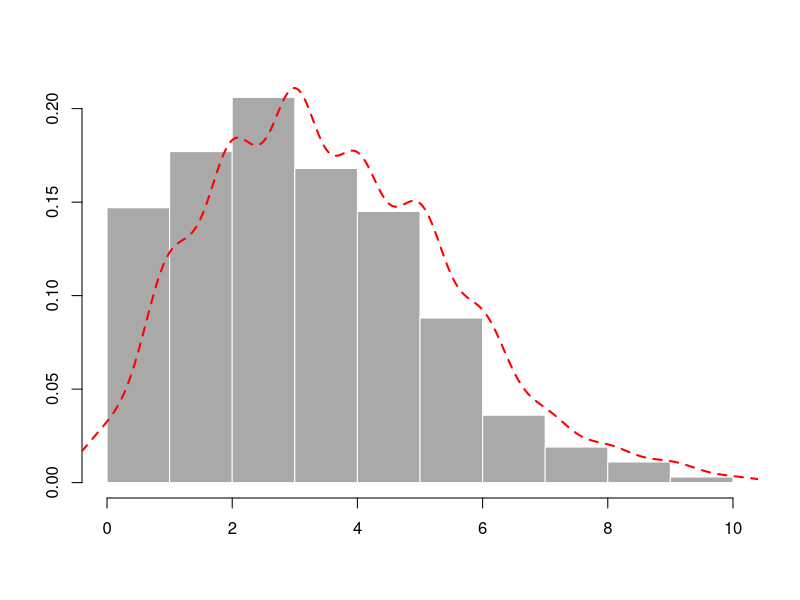
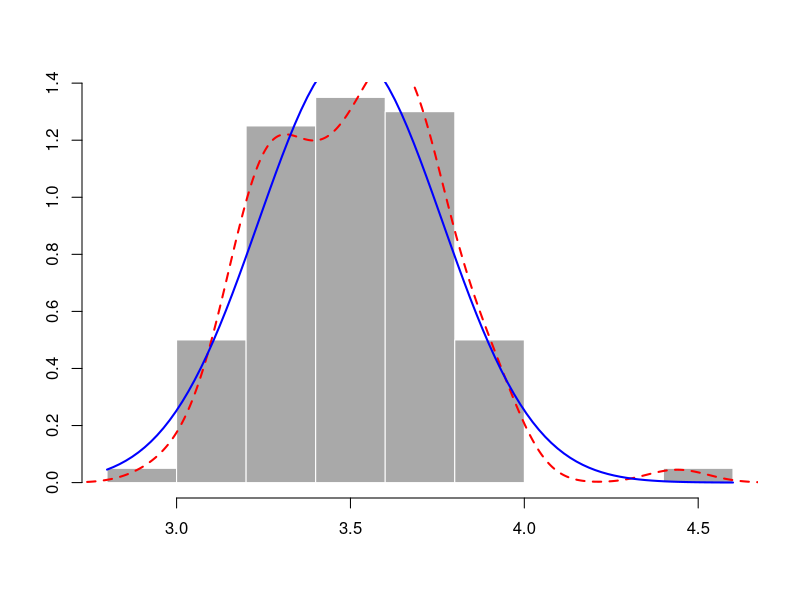

R code for these plots, in order:
## ---- chunk 1
lambda <- 3.5
n <- 1000
points<-rpois(n, lambda)
hist(points, freq = FALSE, col = 'darkgray', border = 'white', ann=FALSE)
lines(density(points)$x, density(points)$y, col="red", lwd=2, lty=2)
## ---- chunk 2
N<-50
means <- 1:100
for(i in 1:100){
  means[i] <- mean(sample(points, N))
}
hist(means, freq = FALSE, col = 'darkgray', border = 'white', ann=FALSE)
lines(density(means)$x, density(means)$y, col="red", lwd=2, lty=2)
curve(dnorm(x, lambda, (lambda/N)^0.5), add=TRUE, col="blue", lwd=2)
